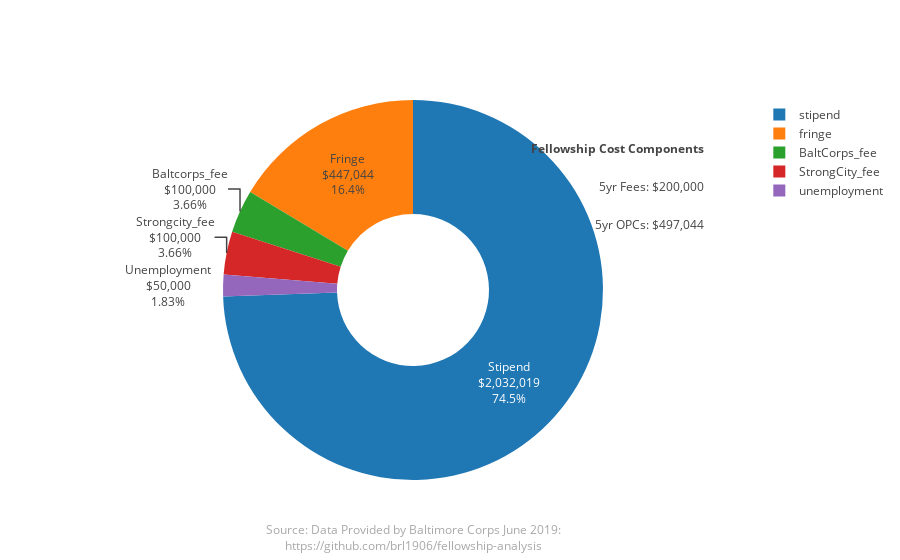

Notebook source saved alongside this figure:
### Code cell
cost_components()

### Figure 1 — Plotly figure (JSON) as saved in the notebook; plotly's stock layout.template omitted (floating-point values rounded to 4 significant figures)
{"data": [{"hole": 0.4, "hoverinfo": "text+percent", "labels": ["stipend", "fringe", "unemployment", "BaltCorps_fee", "StrongCity_fee"], "name": "cost components", "text": ["Stipend<br>$2,032,019", "Fringe<br>$447,044", "Unemployment<br>$50,000", "Baltcorps_fee<br>$100,000", "Strongcity_fee<br>$100,000"], "type": "pie", "uid": "6d3b9510-9ff2-4aff-a1e5-691b512471f6", "values": [2032000.0, 447000.0, 50000, 100000, 100000]}], "layout": {"annotations": [{"font": {"size": 12}, "showarrow": false, "text": "<b>Fellowship Cost Components</b>", "x": 0.94, "y": 0.9}, {"font": {"size": 12}, "showarrow": false, "text": "5yr Fees: $200,000", "x": 0.94, "y": 0.8}, {"font": {"size": 12}, "showarrow": false, "text": "5yr OPCs: $497,044", "x": 0.94, "y": 0.7}, {"font": {"color": "darkgrey", "size": 12}, "showarrow": false, "text": "Source: Data Provided by Baltimore Corps June 2019:<br>https://github.com/brl1906/fellowship-analysis", "x": 0.5, "y": -0.2}], "autosize": true, "hovermode": "closest"}}
